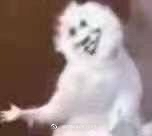
#> input picture data/original_images/color_image.JPG, 152 x 136 px, found by its file name
$ python qim.py
#> lines starting #> are read from the running program, lines starting #| are printed output that depends on the picture; after the words box and inside, x2 and y2 are one past the last pixel; in counts of white or black regions, pixels touching at a corner belong together
import cv2
import numpy as np
import os


class QIM:
    def __init__(self, delta):
        self.delta = delta

    def embed(self, x, m):
        x = x.astype(float)
        d = self.delta
        y = np.round(x / d) * d + (-1) ** (m + 1) * d / 4
        return y

    def detect(self, z):
        shape = z.shape
        z = z.flatten()
        m_detected = np.zeros_like(z, dtype=float)
        z_detected = np.zeros_like(z, dtype=float)
        z0 = self.embed(z, 0)
        z1 = self.embed(z, 1)
        d0 = np.abs(z - z0)
        d1 = np.abs(z - z1)

        for i, (dd0, dd1) in enumerate(zip(d0, d1)):
            if dd0 < dd1:
                m_detected[i] = 0
                z_detected[i] = z0[i]
            else:
                m_detected[i] = 1
                z_detected[i] = z1[i]

        z_detected = z_detected.reshape(shape)
        m_detected = m_detected.reshape(shape)
        return z_detected, m_detected.astype(int)


def calculate_image_capacity(image):
    height, width = image.shape[:2]
    return height * width


def check_fingerprint_length(image, fingerprint):
    capacity = calculate_image_capacity(image)
    if len(fingerprint) > capacity:
        raise ValueError("指纹长度超过图像可嵌入容量，无法嵌入")
    else:
        print("图像可嵌入容量足够，继续进行嵌入操作")
        return True


def pad_fingerprint(fingerprint, target_length):
    padded_fingerprint = fingerprint + '0' * (target_length - len(fingerprint))
    return padded_fingerprint


def embed_fingerprint(image, fingerprint, qim):
    flat_image = image.flatten()
    capacity = len(flat_image)
    padded_fingerprint = pad_fingerprint(fingerprint, capacity)
    fingerprint_array = np.array([int(bit) for bit in padded_fingerprint])
    embedded_image = qim.embed(flat_image, fingerprint_array)
    embedded_image = embedded_image.reshape(image.shape)
    return embedded_image


def extract_fingerprint(embedded_image, qim, fingerprint_length):
    _, extracted_fingerprint = qim.detect(embedded_image)
    extracted_fingerprint_str = ''.join(map(str, extracted_fingerprint.flatten()[:fingerprint_length]))
    return extracted_fingerprint_str


if __name__ == "__main__":
    # 直接赋值读入文件和输出文件夹的路径
    original_images_folder = './data/original_images'
    fingerprinted_versions_folder = './data/fingerprinted_versions'

    # 读入指定图像
    image_path = os.path.join(original_images_folder, "color_image.jpg")
    # 随机生成长度为1024的二进制数字指纹
    fingerprint = ''.join(np.random.choice(['0', '1'], size=1024))

    image = cv2.imread(image_path, cv2.IMREAD_GRAYSCALE)
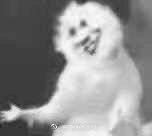
#> image: shape (136, 152); min 34, max 254, mean 144.3
    if image is None:
        raise ValueError("无法读取图像，请检查图像路径")

    qim = QIM(delta=0.1)

    try:
        if check_fingerprint_length(image, fingerprint):
#> in check_fingerprint_length, `capacity = calculate_image_capacity(image)`: capacity = 20672
            embedded_image = embed_fingerprint(image, fingerprint, qim)
            embedded_image_path = os.path.join(fingerprinted_versions_folder, "embedded_image.jpg")
            cv2.imwrite(embedded_image_path, embedded_image)
            print(f"指纹嵌入完成，保存嵌入后的图像为 {embedded_image_path}")

            extracted_fingerprint = extract_fingerprint(embedded_image, qim, len(fingerprint))
#> the loop in detect, `for i, (dd0, dd1) in enumerate(zip(d0, d1)):` made 20672 passes
#> (dd0, dd1) on passes 1 to 3: (0, 0.05), (0.05, 0), (0.05, 0)
#> in detect, `m_detected = m_detected.reshape(shape)`:
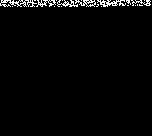
#> m_detected: shape (136, 152) float64; values 0 (black) and 1 (white), 2.5% white in thin lines or dots, all inside (x1, y1, x2, y2) = (0, 0, 151, 7)
            print("提取的指纹:", extracted_fingerprint)
#> (printed output is left out)

            if extracted_fingerprint == fingerprint:
                print("提取的指纹与嵌入的指纹一致")
            else:
                print("提取的指纹与嵌入的指纹不一致")
    except ValueError as e:
        print(e)
